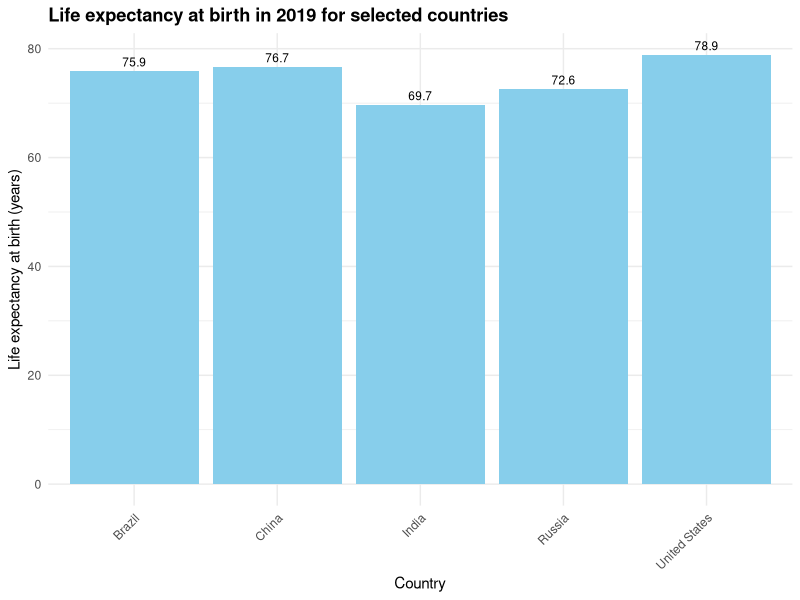
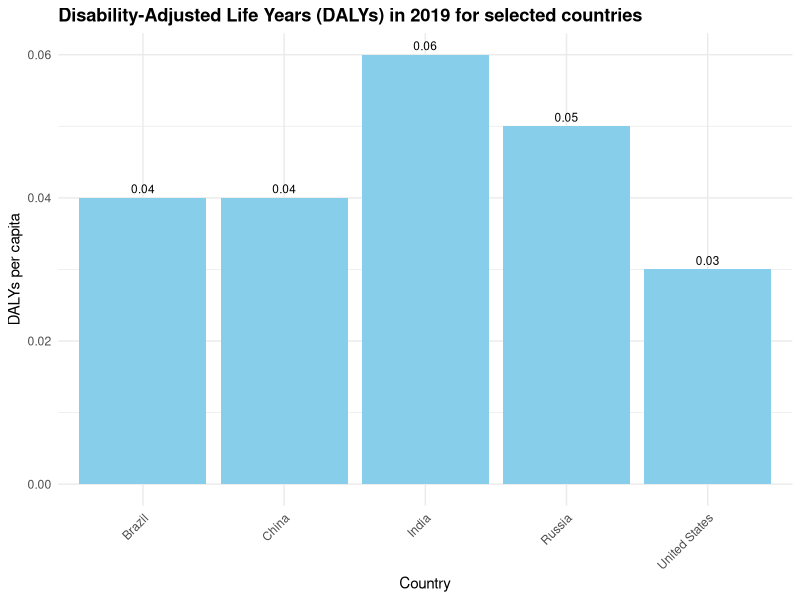
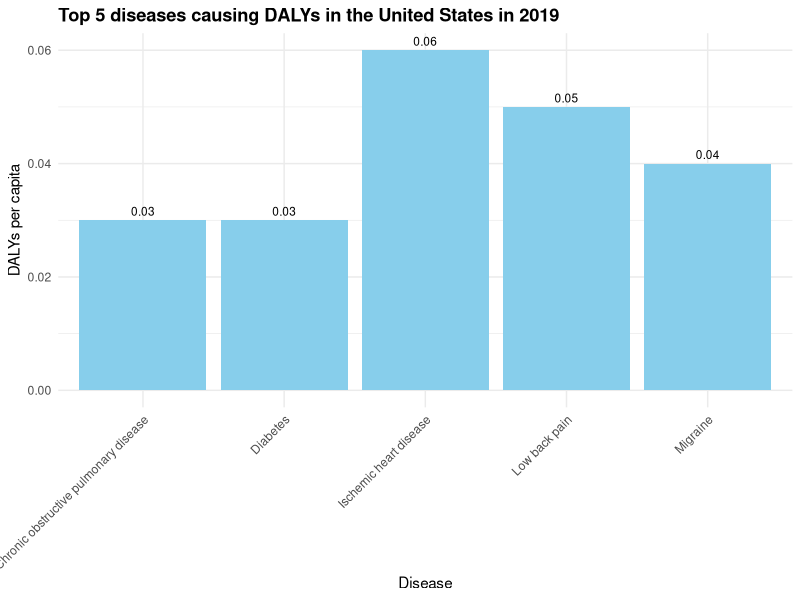

Here is the R script that generated these plots, in order:
## ---- chunk 1
#| echo: false
library(ggplot2)
book_theme <- theme_minimal() + 
  theme(plot.title = element_text(face = "bold"))
ggplot2::theme_set(book_theme)
## ---- chunk 2
#| label: fig-life-expectancy
#| fig.cap: "Life expectancy at birth in 2019 for selected countries."
#| fig.alt: "A bar plot showing life expectancy at birth in 2019 for selected countries."

library(tidyverse)

# Data
life_expectancy <- data.frame(
  country = c("United States", "China", "India", "Brazil", "Russia"),
  life_expectancy = c(78.9, 76.7, 69.7, 75.9, 72.6)
)

# Plot
ggplot(life_expectancy, aes(x = country, y = life_expectancy)) +
  geom_col(fill = "skyblue") +
  geom_text(aes(label = life_expectancy), vjust = -0.5, size = 3) +
  labs(title = "Life expectancy at birth in 2019 for selected countries",
       x = "Country", y = "Life expectancy at birth (years)") +
  theme(axis.text.x = element_text(angle = 45, hjust = 1))
## ---- chunk 3
#| label: fig-dalys

# Data

dalys <- data.frame(
  country = c("United States", "China", "India", "Brazil", "Russia"),
  dalys = c(0.03, 0.04, 0.06, 0.04, 0.05)
)

# Plot

ggplot(dalys, aes(x = country, y = dalys)) +
  geom_col(fill = "skyblue") +
  geom_text(aes(label = dalys), vjust = -0.5, size = 3) +
  labs(title = "Disability-Adjusted Life Years (DALYs) in 2019 for selected countries",
       x = "Country", y = "DALYs per capita") +
  theme(axis.text.x = element_text(angle = 45, hjust = 1))
## ---- chunk 4
#| label: fig-top-diseases-us

# Data
top_diseases_us <- data.frame(
  disease = c("Ischemic heart disease", "Low back pain", "Migraine", "Chronic obstructive pulmonary disease", "Diabetes"),
  dalys = c(0.06, 0.05, 0.04, 0.03, 0.03)
)

# Plot

ggplot(top_diseases_us, aes(x = disease, y = dalys)) +
  geom_col(fill = "skyblue") +
  geom_text(aes(label = dalys), vjust = -0.5, size = 3) +
  labs(title = "Top 5 diseases causing DALYs in the United States in 2019",
       x = "Disease", y = "DALYs per capita") +
  theme(axis.text.x = element_text(angle = 45, hjust = 1))
